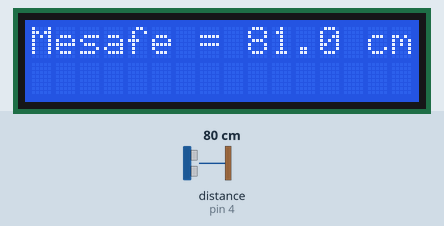
Bench run of a sketch on a simulated Arduino Uno, built with avr-gcc and run on an emulated ATmega328P. On the bench: 16×2 character LCD. Wiring (inferred from the names in the program): ultrasonic range finder: trigger pin 5; echo pin 4. The test bench sets the inputs (shaded band); at power-on: distance to the obstacle (sensor on pin 4) 80 cm. The echo pulse lasts 58.3 µs per cm.

Above: at 1.2 s.
1.3 s: distance to the obstacle (sensor on pin 4) set to 2 cm
At 2.3 s:
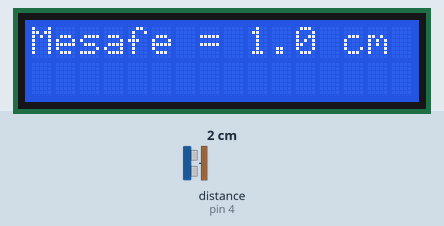
2.8 s: distance to the obstacle (sensor on pin 4) set to 4 cm
At 3.5 s:
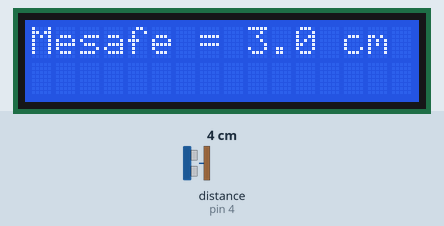
4.3 s: distance to the obstacle (sensor on pin 4) set to 9 cm
At 5.0 s:
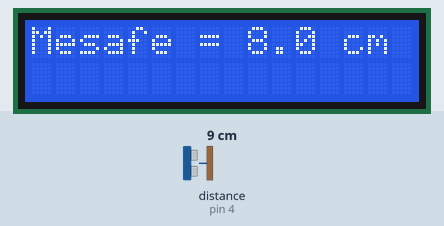
Timing chart, 0 to 7.3 s (numbered marks = the images above; inputs shaded):
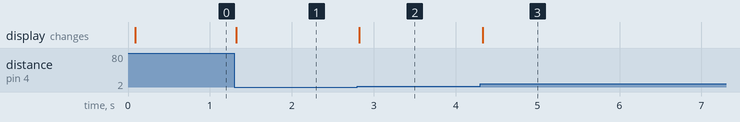

Measured:
- after the input at 1.3 s, the display: changes at once (image 1)
- after the input at 2.8 s, the display: changes at once (image 2)
- after the input at 4.3 s, the display: changes at once (image 3)

The sketch:

kod.ino
```cpp
#include <LCD.h>r 00000000000000000r 0
#include <LiquidCrystal_I2C.h>
LiquidCrystal_I2C  lcd(0x27,2,1,0,4,5,6,7);
const int TrigPin = 5;
const int EchoPin = 4;
int mesafe ;
int sure;

void setup()
{
  lcd.begin (16,2);
  lcd.setBacklightPin(3,POSITIVE);
  lcd.setBacklight(HIGH);
  Serial.begin(9600);
  pinMode(TrigPin , OUTPUT);
  pinMode(EchoPin , INPUT);
}
void loop()
{
  digitalWrite(TrigPin , HIGH);
  digitalWrite(TrigPin , LOW);
  sure = pulseIn (EchoPin , HIGH);
  mesafe = (sure / 2) / 28.5;

  lcd.home();
  lcd.print("Mesafe = ");
  lcd.print((float)mesafe,1);
  lcd.print(" cm ");
  }
```
